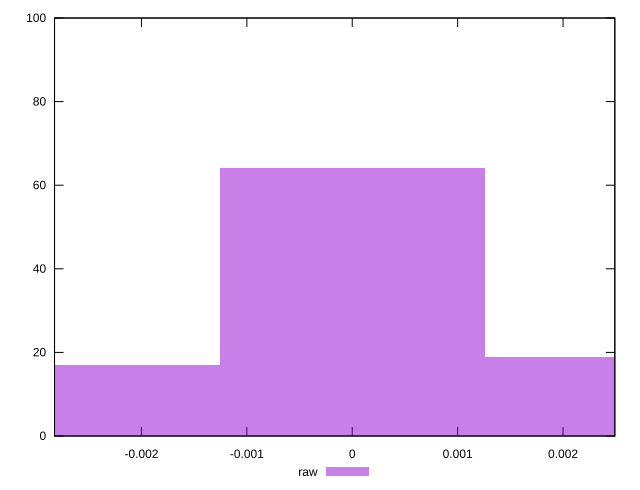

Source code (gnuplot):
reset

$raw <<EOF
0.0025179823522633814 19
0 64
-0.0025179823522633814 17
EOF

set key outside below
set boxwidth 0.0025179823522633814
set xrange [-0.002824636393258312:0.0024913283696880975]
set yrange [0:100]
set trange [0:100]
set style fill transparent solid 0.5 noborder
set terminal svg size 640, 490 enhanced background rgb 'white'
set output "report_00013_2021-02-09T12-04-24.940Z/meta/pScore-difference/samples/pages+cached+noadtech/raw/histogram.svg"

plot $raw title "raw" with boxes

reset
